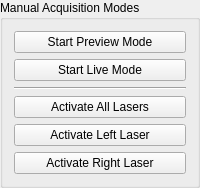
               <widget class="QGroupBox" name="groupBox_17">
                <property name="title">
                 <string>Manual Acquisition Modes</string>
                </property>
                <layout class="QVBoxLayout" name="verticalLayout_53">
                 <item>
                  <layout class="QHBoxLayout" name="horizontalLayout_78">
                   <item>
                    <widget class="QPushButton" name="pushButton_previewMode">
                     <property name="toolTip">
                      <string>Start preview mode</string>
                     </property>
                     <property name="text">
                      <string>Start Preview Mode</string>
                     </property>
                     <property name="shortcut">
                      <string>Ctrl+P</string>
                     </property>
                    </widget>
                   </item>
                  </layout>
                 </item>
                 <item>
                  <layout class="QHBoxLayout" name="horizontalLayout_79">
                   <item>
                    <widget class="QPushButton" name="pushButton_liveMode">
                     <property name="toolTip">
                      <string>Start live mode</string>
                     </property>
                     <property name="text">
                      <string>Start Live Mode</string>
                     </property>
                     <property name="shortcut">
                      <string>Ctrl+L</string>
                     </property>
                    </widget>
                   </item>
                  </layout>
                 </item>
                 <item>
                  <widget class="Line" name="line_27">
                   <property name="orientation">
                    <enum>Qt::Horizontal</enum>
                   </property>
                  </widget>
                 </item>
                 <item>
                  <layout class="QHBoxLayout" name="horizontalLayout_80">
                   <item>
                    <widget class="QPushButton" name="pushButton_allLasers">
                     <property name="toolTip">
                      <string>Activate left and right lasers</string>
                     </property>
                     <property name="text">
                      <string>Activate All Lasers</string>
                     </property>
                    </widget>
                   </item>
                  </layout>
                 </item>
                 <item>
                  <layout class="QHBoxLayout" name="horizontalLayout_81">
                   <item>
                    <widget class="QPushButton" name="pushButton_leftLaser">
                     <property name="toolTip">
                      <string>Activate left laser</string>
                     </property>
                     <property name="text">
                      <string>Activate Left Laser</string>
                     </property>
                    </widget>
                   </item>
                  </layout>
                 </item>
                 <item>
                  <layout class="QHBoxLayout" name="horizontalLayout_82">
                   <item>
                    <widget class="QPushButton" name="pushButton_rightLaser">
                     <property name="toolTip">
                      <string>Activate right laser</string>
                     </property>
                     <property name="text">
                      <string>Activate Right Laser</string>
                     </property>
                    </widget>
                   </item>
                  </layout>
                 </item>
                </layout>
               </widget>
